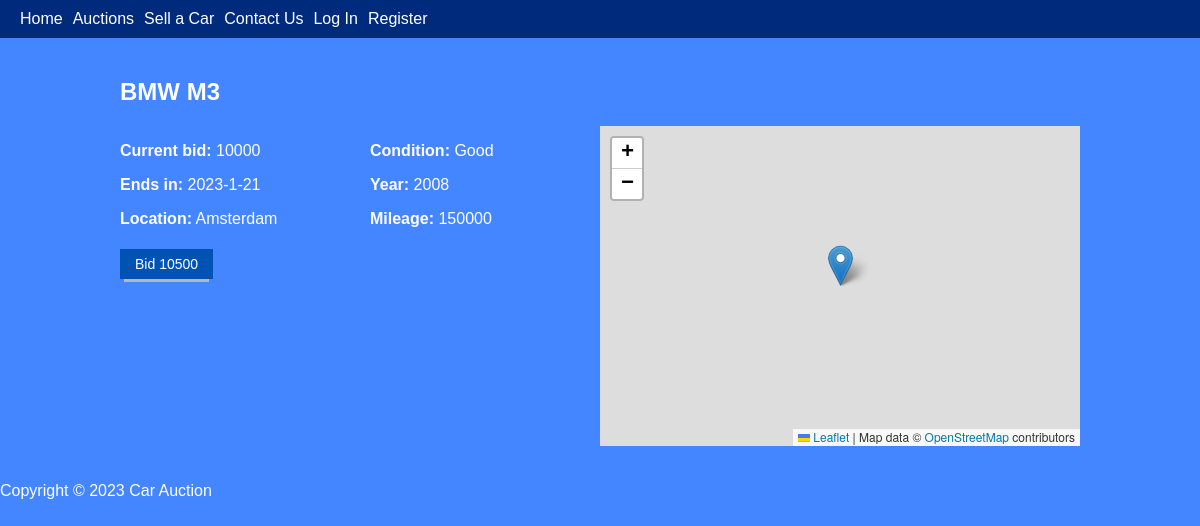
Page /auction/1 on the committed database.
### flask-project/models/car.py (models this page shows)
class Car(db.Model):
    __tablename__ = "car"
    id = db.Column(db.Integer, primary_key=True)
    brand = db.Column(db.String(80), unique=False, nullable=False)
    model = db.Column(db.String(120), unique=False, nullable=False)
    year = db.Column(db.Integer, unique=False, nullable=False)
    condition = db.Column(db.String(120), unique=False, nullable=False)
    mileage = db.Column(db.Integer, unique=False, nullable=False)
    owner_id = db.Column(db.Integer, db.ForeignKey('user.id'), nullable=False)

### flask-project/models/auction.py (models this page shows)
class Auction(db.Model):
    __tablename__ = "auction"
    id = db.Column(db.Integer, primary_key=True)
    price = db.Column(db.Integer, unique=True, nullable=False)
    car_id = db.Column(db.Integer, db.ForeignKey('car.id'), nullable=False)
    end_date = db.Column(db.String, unique=False, nullable=False)
    end_time = db.Column(db.String, unique=False, nullable=False)
    location = db.Column(db.String, unique=False, nullable=False)
    longitute = db.Column(db.Float, unique=False, nullable=False)
    latitude = db.Column(db.Float, unique=False, nullable=False)
    bidder = db.Column(db.Integer, db.ForeignKey('user.id'), nullable=True)

### flask-project/routes/auction/auction.py (the view)
@auction.route("/<int:id>", methods=["GET"])
def get(id):
    auction = Auction.query.filter_by(id=id).first()
    car = Car.query.filter_by(id=auction.car_id).first()
    user = User.query.filter_by(id=car.owner_id).first()
    auction.bidder_name = User.query.filter_by(id=auction.bidder).first()
    auction.car = car
    auction.car.owner = user
    return render_template("auction.html", auction=auction)

### flask-project/routes/auction/templates/auction.html (shortened to what this page needs)
<!DOCTYPE html>
<html>
<head>
    <link rel="stylesheet" type="text/css" href="/static/auction.css">
    <link rel="stylesheet" href="https://unpkg.com/leaflet@1.9.3/dist/leaflet.css"
 />
</html>
</head>
<body>
    {% include 'navbar.html' %}
    <main>
        <h2>{{auction.car.brand}} {{auction.car.model}}</h2>
        <div class="auction-info">
            <div class="auction-details">
                <p><strong>Current bid:</strong> {{auction.price}}</p>
                <p><strong>Ends in:</strong> {{auction.end_date}}</p>
                <p><strong>Location:</strong> {{auction.location}}</p>
                <button class="bid"><a href="/auction/{{auction.id}}/bid?amount={{auction.price + 500}}">Bid {{auction.price + 500}}</a></button>
            </div>
            <div class="car-details">
                <p><strong>Condition:</strong> {{auction.car.condition}}</p>
                <p><strong>Year:</strong> {{auction.car.year}}</p>
                <p><strong>Mileage:</strong> {{auction.car.mileage}}</p>
            </div>
            <div data-lon="{{auction.longitute}}" data-lat="{{auction.latitude}}" class="map" id="map"></div>
        </div>
    </main>
    <footer>
        <p>Copyright © 2023 Car Auction</p>
    </footer>
</body>

### flask-project/static/auction.css (style rules this page uses)
body { font-family: Arial, sans-serif; margin: 0; padding: 0; }
main { padding: 20px; width: 80%; margin: 0 auto; }
main h2 { margin-bottom: 20px; }
.auction-info { display: flex; }
.auction-details { flex: 1; margin-right: 20px; }
.car-details { flex: 1; }
.map { width: 40vw; height: 40vh; }

### flask-project/static/navbar.css (style rules this page uses)
a { color: #fff; text-decoration: none; }
body { font-family: Arial, sans-serif; color: rgb(255, 255, 255); height: 100vh; width: 100vw; margin: 0; background-color: rgb(68, 134, 255); }
button { margin: 5px 0; padding: 7px 15px; background-color: #0053b3; border: none; color: #fff; font-size: 14px; box-shadow: 0 7px 0 -4px #b7b7b7; transition: all .1s ease; }

### rows in the picture
Car: car.brand "BMW", car.model "M3", car.condition "Good", car.year "2008", car.mileage "150000"
Auction: price "10000", end_date "2023-1-21", location "Amsterdam", auction.price+500 "10500"
